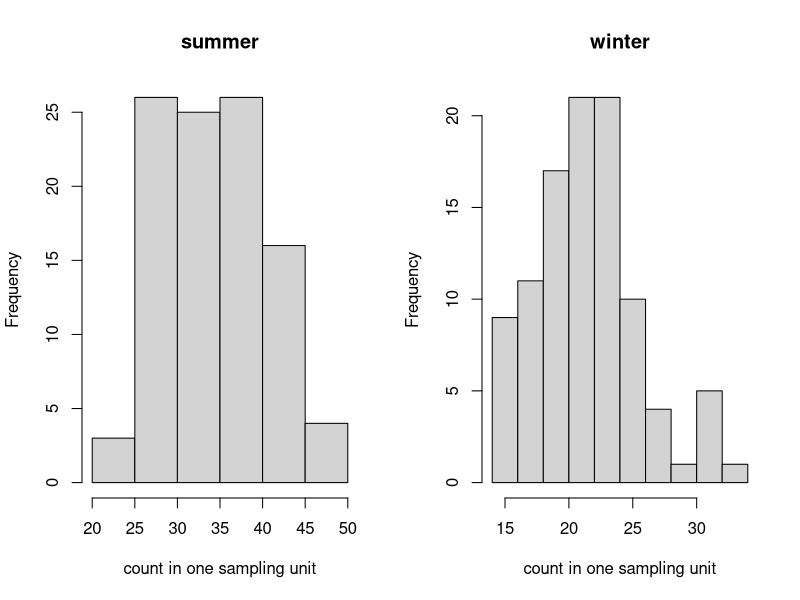
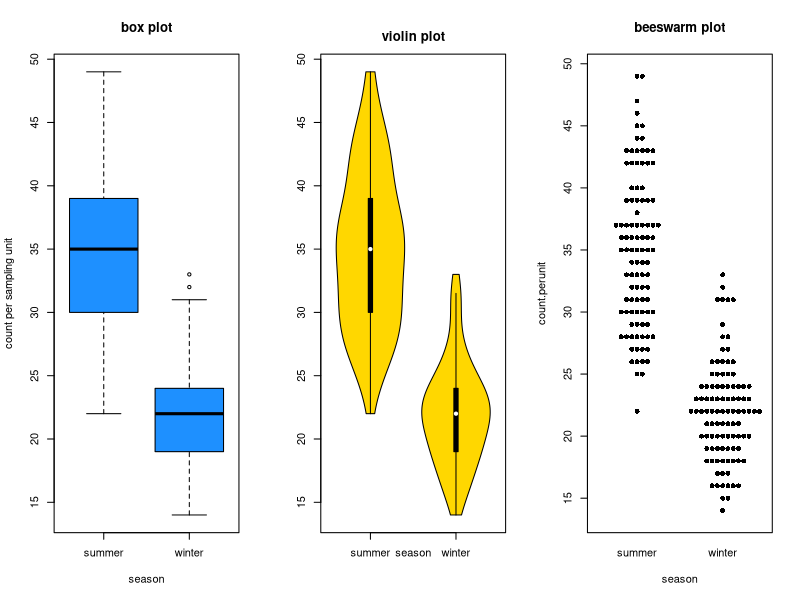

The R source for these figures, in order:
rm(list=ls())
library(vioplot)
library(sm)
library(beeswarm)
# install vioplot and check "install dependencies". When asked do you
# want to use sources that require compilation answer "n".

# Create data
summer.perunit <-rpois(100,35)
winter.perunit <-rpois(100,22)
data <-data.frame(summer.perunit, winter.perunit)

par(mfrow=c(1,2))
hist(data$summer.perunit, main = "summer", xlab = "count in one sampling unit")
hist(data$winter.perunit, main = "winter", xlab = "count in one sampling unit")

season = c(rep('summer',100), rep('winter',100))
count.perunit=c(summer.perunit,winter.perunit)
data2 = data.frame(season = season, count.perunit = count.perunit)

par(mfrow= c(1,3))
boxplot(count.perunit~season, ylab = "count per sampling unit", col = "dodgerblue", main = "box plot", xlab = "season")
vioplot(summer.perunit, winter.perunit, names=c("summer", "winter"), col="gold", main = "violin plot", xlab = "season")
beeswarm(count.perunit~season, pch=16, main = "beeswarm plot")
